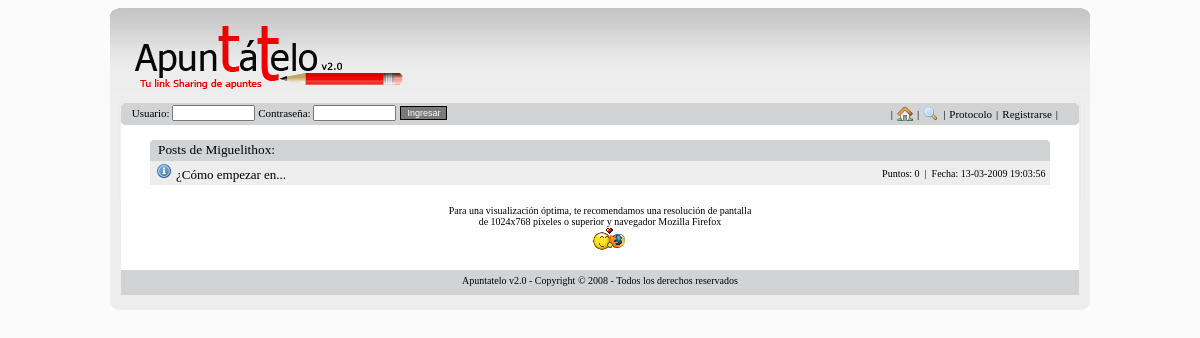
The app's page /perfil/verposts.php?id=Miguelithox with its own data.
### tables this page shows
CREATE TABLE IF NOT EXISTS `posts` (
  `id` bigint(20) NOT NULL AUTO_INCREMENT,
  `elim` tinyint(4) NOT NULL DEFAULT '0',
  `id_autor` bigint(20) NOT NULL DEFAULT '0',
  `titulo` varchar(170) NOT NULL DEFAULT '',
  `contenido` text NOT NULL,
  `fecha` datetime NOT NULL DEFAULT '0000-00-00 00:00:00',
  `privado` tinyint(4) NOT NULL DEFAULT '0',
  `coments` tinyint(4) NOT NULL DEFAULT '0',
  `puntos` bigint(20) NOT NULL DEFAULT '0',
  `comentarios` int(11) NOT NULL DEFAULT '0',
  `visitas` bigint(20) NOT NULL DEFAULT '0',
  `tags` text NOT NULL,
  `categoria` tinyint(4) NOT NULL DEFAULT '0',
  PRIMARY KEY (`id`),
  KEY `id` (`id`)
) DEFAULT CHARSET=latin1 AUTO_INCREMENT=2;

CREATE TABLE IF NOT EXISTS `categorias` (
  `id_categoria` tinyint(3) NOT NULL AUTO_INCREMENT,
  `nom_categoria` varchar(20) DEFAULT NULL,
  `imagen` varchar(30) DEFAULT NULL,
  `link_categoria` varchar(30) DEFAULT NULL,
  PRIMARY KEY (`id_categoria`)
) DEFAULT CHARSET=latin1 AUTO_INCREMENT=9;

### includes/funciones.php (called while the page is built, shortened)
<?
function no_injection($string)
{
	return $string;
}
function corregir($arreglo)
{
$arreglo = str_replace("<","&lt;",$arreglo);
$arreglo = str_replace(">","&gt;",$arreglo);
$arreglo = str_replace("\'","'",$arreglo);
$arreglo = str_replace('\"',"&quot;",$arreglo);
$arreglo = str_replace("\\\\","\\",$arreglo);
$arreglo = str_replace(" ","-",$arreglo);
return $arreglo;
}
?>

### includes/paginator.inc.php (called while the page is built, shortened)
<?php
 if (empty($_GET['_pagi_pg'])){
	$_pagi_actual = 1;
 }else{
    	$_pagi_actual = $_GET['_pagi_pg'];
 }
 $_pagi_inicial = ($_pagi_actual-1) * $_pagi_cuantos;
 $_pagi_sqlLim = $_pagi_sql." LIMIT $_pagi_inicial,$_pagi_cuantos";
 $_pagi_result = mysql_query($_pagi_sqlLim);
?>

### perfil/verposts.php (the view, shortened to what this page needs)
<?php
include('../header.php');
$id = no_injection($_GET["id"]);
?>
	<html>
	<head>
	</head>
	<body>
	<div class="bordes">
	<br>
	<table width="900" align="center" border="0" cellspacing="0" cellpadding="0">
		<tr>
			<td colspan="2">
				<div class="esq1" style="float:left;"></div>
				<div class="franja" style="float:left; width: 884px;"><div style="padding-top:2px;">Posts de <?echo $id?>:</div></div>
				<div class="esq2" style="float:left;"></div>
			</td>
		</tr>
	<?
	$sql = "select id from usuarios where nick='$id'";
	$rs = mysql_query($sql,$con);
	$row = mysql_fetch_array($rs);
	$id_autor = $row['id'];
	$_pagi_sql = "SELECT id, id_autor, titulo, fecha, privado, categoria, puntos, c.imagen, c.link_categoria
		  		  FROM posts as p
		  		  inner join categorias as c
		  		  on p.categoria=c.id_categoria
		  		  where id_autor='$id_autor' and elim='0'
		  		  ORDER BY id desc";
	$_pagi_cuantos = 20;
	$sql = "SELECT id ";
	$sql.= "FROM posts where id_autor='$id_autor' and elim='0' ORDER BY id DESC ";
	$rs = mysql_query($sql, $con);
	include("../includes/paginator.inc.php");
	if (mysql_num_rows($rs) >0)
	{
	while($row = mysql_fetch_array($_pagi_result))
	{
	   $cant = strlen($row['titulo']);
		if($cant > 30)
   		{
   		$titulo2=substr(stripslashes($row['titulo']), 0, 30);
	   	$tit=1;
	    }
 		else
   		{
   		$titulo2=$row['titulo'];
   		$tit=0;
		}
?>
				<tr >
				<td width="440" class="fondo_cuadro" style="padding: 2px;">
				&nbsp;<img src="../imagenes/iconos/<?echo $row['imagen'];?>" border="0"><?if ($privado=="1"){?>&nbsp;<img src="../imagenes/iconos/candado.gif" border="0"><?}?>&nbsp;<a href="/posts/<?echo$row['id'];?>/<?echo $row['link_categoria'];?>/<?echo corregir($row['titulo']).".html"?>" title="<?=$row['titulo']?>"><font size="2" color="black"><?echo $titulo2; if ($tit==1) echo"...";?></font></a>
				</td>
				<td class="fondo_cuadro" align="right" style="padding: 2px;">
				<font size="1">
				Puntos:
				<?echo $row['puntos']?> &nbsp;|&nbsp;
				Fecha:
				<?echo date("d-m-Y H:m:s",strtotime($row['fecha']))?>&nbsp;
				</font>
				</td>
				</tr>
<?
	}
?>
	</table>
<br>
<?
}
?>
</body>
</html>

### estilos/index.css (style rules this page uses)
body { font-family: Verdana; color: black; font-size: 12px; text-align: center; background-color: #fbfbfb; }
a { text-decoration: none; color:blue; outline:none; }
.bordes { background-image: url(../imagenes/bordes.JPG); width: 980px; height:auto; text-align: center; margin-left: auto; margin-right: auto; }
.esquina_inf_izq { background-image: url(../imagenes/inf-izq.jpg); background-repeat: no-repeat; height: 8px; width: 11px; float:left; }
.esquina_inf_der { background-image: url(../imagenes/inf-der.jpg); background-repeat: no-repeat; height: 8px; width: 11px; float:left; }
.franja { background-color: #d2d3d4; height: 21px; font-size: 10pt; font-weight: normal; color: black; }
.esq1 { background-image: url(../imagenes/franja2.JPG); background-repeat: no-repeat; height: 21px; width: 8px; }
.esq2 { background-image: url(../imagenes/franja3.JPG); background-repeat: no-repeat; height: 21px; width: 8px; }
.fondo_cuadro { background-color: #ededed; }

### records on screen
posts: categorias.imagen (picture), titulo "¿Cómo empezar en", puntos "0", fecha "13-03-2009 19:03:56"

### other values on screen
$id "Miguelithox"
